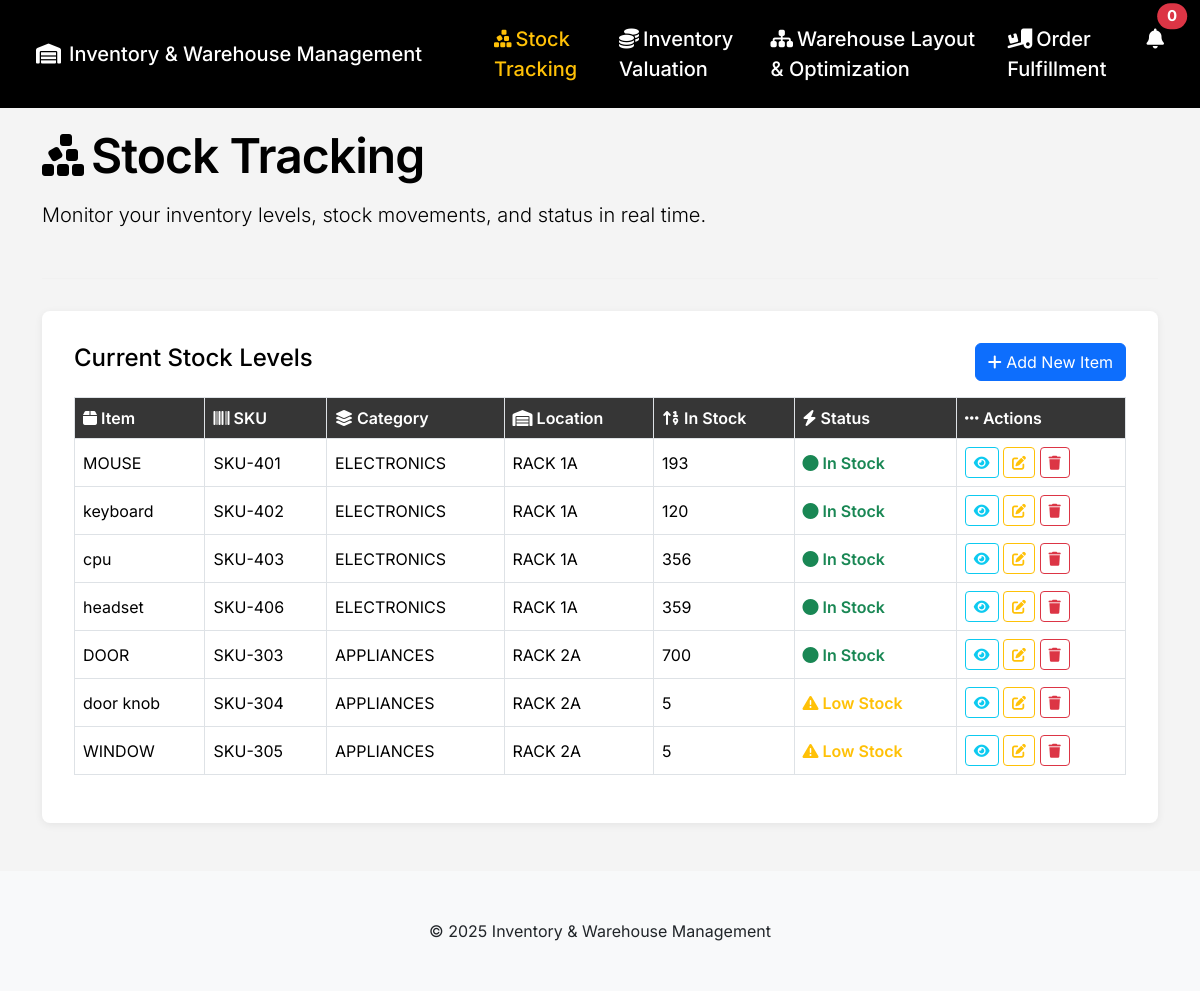
The page /stock-tracking.php on the database as committed earlier.
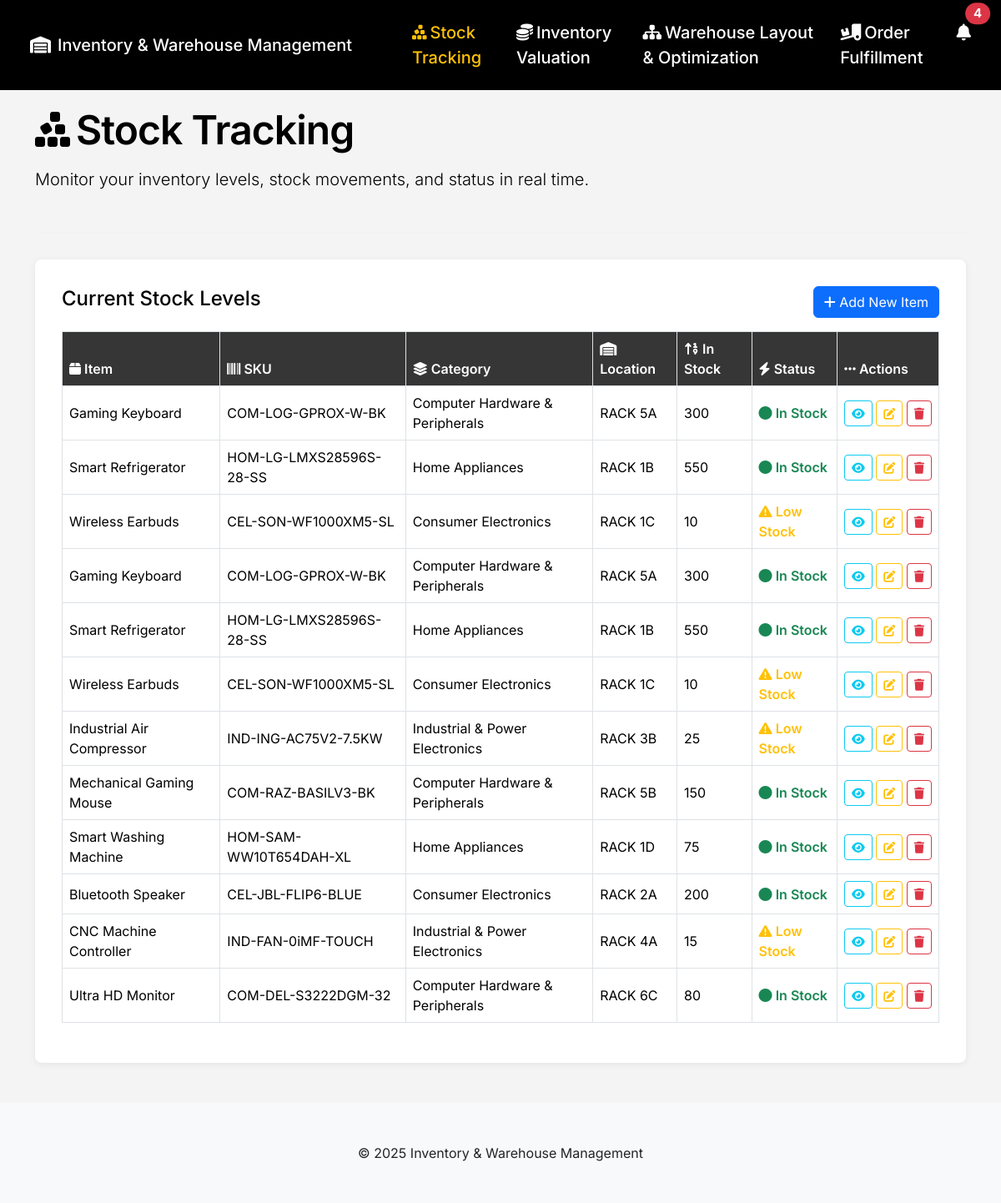
The same page on the database as committed later.
### tables this page shows
CREATE TABLE `stocks` (
  `item` varchar(100) NOT NULL,
  `bar` varchar(255) NOT NULL,
  `category` varchar(100) NOT NULL,
  `location` varchar(100) NOT NULL,
  `price` float(255,2) NOT NULL,
  `id` int(10) NOT NULL,
  `stock` int(255) DEFAULT NULL,
  `notified` tinyint(1) DEFAULT 0
);

### stock-tracking.php (the view, shortened to what the changed rows need)
<?php include "config/config.php"; ?>
<!DOCTYPE html>
<html lang="en">
<head>
    <link rel="stylesheet" href="https://cdn.jsdelivr.net/npm/bootstrap@5.3.3/dist/css/bootstrap.min.css">
    <link rel="stylesheet" href="https://cdnjs.cloudflare.com/ajax/libs/font-awesome/6.5.2/css/all.min.css">
    <link rel="stylesheet" href="https://cdn.datatables.net/1.13.7/css/dataTables.bootstrap5.min.css">
    <link rel="stylesheet" href="https://cdnjs.cloudflare.com/ajax/libs/animate.css/4.1.1/animate.min.css"/>
</head>
<body>
    <nav class="navbar navbar-expand-lg navbar-dark fixed-top py-3">
        <div class="container-fluid">
            <div class="collapse navbar-collapse justify-content-end" id="navbarNav">
                <ul class="navbar-nav gap-3">
                    <li>
                        <div class="nav-item dropdown me-3">
                            <a class="nav-link position-relative" href="#" id="notificationDropdown" data-bs-toggle="dropdown" aria-expanded="false" onclick="markNotificationsSeen()">
                                <i class="fa-solid fa-bell"></i>
                                <span class="position-absolute top-0 start-100 translate-middle badge rounded-pill bg-danger">
                                    <?php
                                    $query = "SELECT COUNT(*) as con FROM stocks WHERE stock < 49 AND notified = 0";
                                    $result = mysqli_query($conn, $query);
                                    echo mysqli_fetch_array($result)['con'];
                                    ?>
                                </span>
                            </a>
                        </div>
                    </li>
                </ul>
            </div>
        </div>
    </nav>
    <div class="container" style="margin-top: 120px;">
        <div class="main-container section-image-animate">
            <div class="table-responsive">
                <table class="table table-bordered align-middle" id="stockTable">
                    <thead>
                        <tr>
                            <th scope="col"><i class="fa-solid fa-box"></i> Item</th>
                            <th scope="col"><i class="fa-solid fa-barcode"></i> SKU</th>
                            <th scope="col"><i class="fa-solid fa-layer-group"></i> Category</th>
                            <th scope="col"><i class="fa-solid fa-warehouse"></i> Location</th>
                            <th scope="col"><i class="fa-solid fa-sort-numeric-up"></i> In Stock</th>
                            <th scope="col"><i class="fa-solid fa-bolt"></i> Status</th>
                            <th scope="col"><i class="fa-solid fa-ellipsis-h"></i> Actions</th>
                        </tr>
                    </thead>
                    <tbody>
                        <?php
                        $quer = "SELECT * FROM stocks";
                        $res = mysqli_query($conn, $quer);
                        while($data = mysqli_fetch_array($res)){
                            $status_class = '';
                            $status_icon = '';
                            $status_text = '';
                            if($data['stock'] == 0){
                                $status_class = 'out-stock';
                                $status_icon = 'fa-xmark-circle';
                                $status_text = 'Out of Stock';
                            } elseif($data['stock'] > 49){
                                $status_class = 'in-stock';
                                $status_icon = 'fa-circle';
                                $status_text = 'In Stock';
                            } else {
                                $status_class = 'low-stock';
                                $status_icon = 'fa-triangle-exclamation';
                                $status_text = 'Low Stock';
                            }
                            ?>
                            <tr>
                                <td><?php echo htmlspecialchars($data['item']); ?></td>
                                <td><?php echo htmlspecialchars($data['bar']); ?></td>
                                <td><?php echo htmlspecialchars($data['category']); ?></td>
                                <td><?php echo htmlspecialchars($data['location']); ?></td>
                                <td data-order="<?php echo $data['stock']; ?>"><?php echo $data['stock']; ?></td>
                                <td data-order="<?php echo $data['stock']; ?>">
                                    <span class="stock-status <?php echo $status_class; ?>">
                                        <i class="fa-solid <?php echo $status_icon; ?>"></i> <?php echo $status_text; ?>
                                    </span>
                                </td>
                                <td>
                                    <a href="view.php?barcode=<?php echo urlencode($data['bar']); ?>" class="btn btn-sm btn-outline-info"><i class="fa fa-eye"></i></a>
                                    <a href="edit.php?barcode=<?php echo urlencode($data['bar']); ?>" class="btn btn-sm btn-outline-warning"><i class="fa fa-edit"></i></a>
                                    <a href="delete.php?barcode=<?php echo urlencode($data['bar']); ?>" class="btn btn-sm btn-outline-danger" onclick="return confirm('Are you sure you want to delete this item?');">
                                        <i class="fa fa-trash"></i>
                                    </a>
                                </td>
                            </tr>
                            <?php
                        }
                        ?>
                    </tbody>
                </table>
            </div>
        </div>
    </div>
</body>
</html>

Rows that differ between the two databases and show on the page:
removed stocks: item "MOUSE", bar "SKU-401", category "ELECTRONICS", location "RACK 1A", stock "193", stock "In Stock"
removed stocks: item "keyboard", bar "SKU-402", category "ELECTRONICS", location "RACK 1A", stock "120", stock "In Stock"
removed stocks: item "cpu", bar "SKU-403", category "ELECTRONICS", location "RACK 1A", stock "356", stock "In Stock"
removed stocks: item "headset", bar "SKU-406", category "ELECTRONICS", location "RACK 1A", stock "359", stock "In Stock"
removed stocks: item "DOOR", bar "SKU-303", category "APPLIANCES", location "RACK 2A", stock "700", stock "In Stock"
removed stocks: item "door knob", bar "SKU-304", category "APPLIANCES", location "RACK 2A", stock "5", stock "Low Stock"
removed stocks: item "WINDOW", bar "SKU-305", category "APPLIANCES", location "RACK 2A", stock "5", stock "Low Stock"
added stocks: item "Gaming Keyboard", bar "COM-LOG-GPROX-W-BK", category "Computer Hardware & Peripherals", location "RACK 5A", stock "300", stock "In Stock"
added stocks: item "Smart Refrigerator", bar "HOM-LG-LMXS28596S-28-SS", category "Home Appliances", location "RACK 1B", stock "550", stock "In Stock"
added stocks: item "Wireless Earbuds", bar "CEL-SON-WF1000XM5-SL", category "Consumer Electronics", location "RACK 1C", stock "10", stock "Low Stock"
added stocks: item "Gaming Keyboard", bar "COM-LOG-GPROX-W-BK", category "Computer Hardware & Peripherals", location "RACK 5A", stock "300", stock "In Stock"
added stocks: item "Smart Refrigerator", bar "HOM-LG-LMXS28596S-28-SS", category "Home Appliances", location "RACK 1B", stock "550", stock "In Stock"
added stocks: item "Wireless Earbuds", bar "CEL-SON-WF1000XM5-SL", category "Consumer Electronics", location "RACK 1C", stock "10", stock "Low Stock"
added stocks: item "Industrial Air Compressor", bar "IND-ING-AC75V2-7.5KW", category "Industrial & Power Electronics", location "RACK 3B", stock "25", stock "Low Stock"
added stocks: item "Mechanical Gaming Mouse", bar "COM-RAZ-BASILV3-BK", category "Computer Hardware & Peripherals", location "RACK 5B", stock "150", stock "In Stock"
added stocks: item "Smart Washing Machine", bar "HOM-SAM-WW10T654DAH-XL", category "Home Appliances", location "RACK 1D", stock "75", stock "In Stock"
added stocks: item "Bluetooth Speaker", bar "CEL-JBL-FLIP6-BLUE", category "Consumer Electronics", location "RACK 2A", stock "200", stock "In Stock"
added stocks: item "CNC Machine Controller", bar "IND-FAN-0iMF-TOUCH", category "Industrial & Power Electronics", location "RACK 4A", stock "15", stock "Low Stock"
added stocks: item "Ultra HD Monitor", bar "COM-DEL-S3222DGM-32", category "Computer Hardware & Peripherals", location "RACK 6C", stock "80", stock "In Stock"
Other text that changed with them:
mysqli_fetch_array($result)['con']: "0" → "4"
